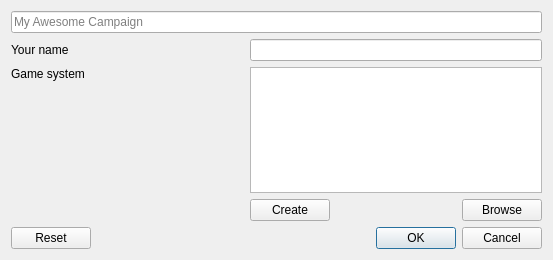
<?xml version="1.0" encoding="UTF-8"?>
<ui version="4.0">
 <class>NewCampaignDialog</class>
 <widget class="QDialog" name="NewCampaignDialog">
  <property name="geometry">
   <rect>
    <x>0</x>
    <y>0</y>
    <width>553</width>
    <height>260</height>
   </rect>
  </property>
  <property name="windowTitle">
   <string>New Campaign</string>
  </property>
  <layout class="QVBoxLayout" name="verticalLayout_2">
   <item>
    <widget class="QLineEdit" name="campaign_name">
     <property name="placeholderText">
      <string>My Awesome Campaign</string>
     </property>
    </widget>
   </item>
   <item>
    <layout class="QGridLayout" name="gridLayout" columnstretch="4,5">
     <item row="1" column="0">
      <widget class="QLabel" name="label">
       <property name="text">
        <string>Game system</string>
       </property>
       <property name="alignment">
        <set>Qt::AlignLeading|Qt::AlignLeft|Qt::AlignTop</set>
       </property>
      </widget>
     </item>
     <item row="1" column="1">
      <layout class="QVBoxLayout" name="verticalLayout">
       <item>
        <widget class="QListView" name="game_systems"/>
       </item>
       <item>
        <layout class="QHBoxLayout" name="horizontalLayout">
         <item>
          <widget class="QPushButton" name="create_game_system">
           <property name="text">
            <string>Create</string>
           </property>
          </widget>
         </item>
         <item>
          <spacer name="horizontalSpacer">
           <property name="orientation">
            <enum>Qt::Horizontal</enum>
           </property>
           <property name="sizeHint" stdset="0">
            <size>
             <width>40</width>
             <height>20</height>
            </size>
           </property>
          </spacer>
         </item>
         <item>
          <widget class="QPushButton" name="browse_for_game_systems">
           <property name="text">
            <string>Browse</string>
           </property>
          </widget>
         </item>
        </layout>
       </item>
      </layout>
     </item>
     <item row="0" column="0">
      <widget class="QLabel" name="label_3">
       <property name="text">
        <string>Your name</string>
       </property>
      </widget>
     </item>
     <item row="0" column="1">
      <widget class="QLineEdit" name="author_name"/>
     </item>
    </layout>
   </item>
   <item>
    <widget class="QDialogButtonBox" name="bb">
     <property name="orientation">
      <enum>Qt::Horizontal</enum>
     </property>
     <property name="standardButtons">
      <set>QDialogButtonBox::Cancel|QDialogButtonBox::Ok|QDialogButtonBox::Reset</set>
     </property>
    </widget>
   </item>
  </layout>
  <action name="importGameSystem">
   <property name="text">
    <string>Import library...</string>
   </property>
  </action>
  <action name="newGameSystem">
   <property name="text">
    <string>Create new</string>
   </property>
  </action>
 </widget>
 <tabstops>
  <tabstop>campaign_name</tabstop>
  <tabstop>author_name</tabstop>
  <tabstop>game_systems</tabstop>
  <tabstop>browse_for_game_systems</tabstop>
 </tabstops>
 <resources/>
 <connections>
  <connection>
   <sender>bb</sender>
   <signal>accepted()</signal>
   <receiver>NewCampaignDialog</receiver>
   <slot>accept()</slot>
   <hints>
    <hint type="sourcelabel">
     <x>248</x>
     <y>254</y>
    </hint>
    <hint type="destinationlabel">
     <x>157</x>
     <y>274</y>
    </hint>
   </hints>
  </connection>
  <connection>
   <sender>bb</sender>
   <signal>rejected()</signal>
   <receiver>NewCampaignDialog</receiver>
   <slot>reject()</slot>
   <hints>
    <hint type="sourcelabel">
     <x>316</x>
     <y>260</y>
    </hint>
    <hint type="destinationlabel">
     <x>286</x>
     <y>274</y>
    </hint>
   </hints>
  </connection>
  <connection>
   <sender>browse_for_game_systems</sender>
   <signal>clicked()</signal>
   <receiver>importGameSystem</receiver>
   <slot>trigger()</slot>
   <hints>
    <hint type="sourcelabel">
     <x>198</x>
     <y>175</y>
    </hint>
    <hint type="destinationlabel">
     <x>-1</x>
     <y>-1</y>
    </hint>
   </hints>
  </connection>
  <connection>
   <sender>create_game_system</sender>
   <signal>clicked()</signal>
   <receiver>newGameSystem</receiver>
   <slot>trigger()</slot>
   <hints>
    <hint type="sourcelabel">
     <x>237</x>
     <y>192</y>
    </hint>
    <hint type="destinationlabel">
     <x>-1</x>
     <y>-1</y>
    </hint>
   </hints>
  </connection>
 </connections>
</ui>
